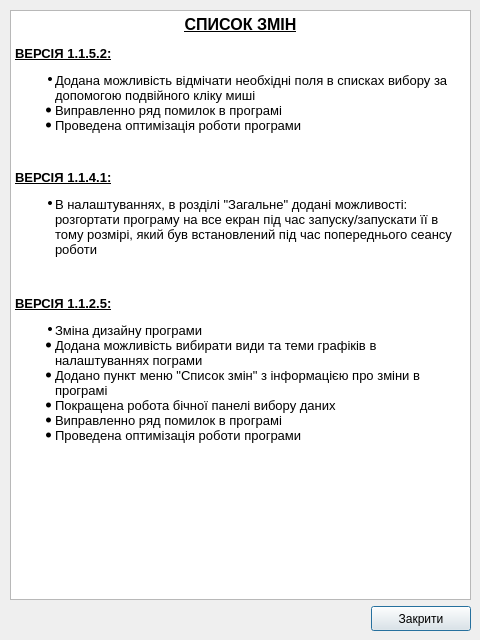
<?xml version="1.0" encoding="UTF-8"?>
<ui version="4.0">
 <class>ChangeList</class>
 <widget class="QDialog" name="ChangeList">
  <property name="geometry">
   <rect>
    <x>0</x>
    <y>0</y>
    <width>480</width>
    <height>640</height>
   </rect>
  </property>
  <property name="windowTitle">
   <string>Опис версій</string>
  </property>
  <widget class="QWidget" name="layoutWidget">
   <property name="geometry">
    <rect>
     <x>10</x>
     <y>10</y>
     <width>461</width>
     <height>621</height>
    </rect>
   </property>
   <layout class="QVBoxLayout" name="verticalLayout">
    <item>
     <widget class="QTextBrowser" name="textBrowser">
      <property name="html">
       <string>&lt;!DOCTYPE HTML PUBLIC &quot;-//W3C//DTD HTML 4.0//EN&quot; &quot;http://www.w3.org/TR/REC-html40/strict.dtd&quot;&gt;
&lt;html&gt;&lt;head&gt;&lt;meta name=&quot;qrichtext&quot; content=&quot;1&quot; /&gt;&lt;style type=&quot;text/css&quot;&gt;
p, li { white-space: pre-wrap; }
&lt;/style&gt;&lt;/head&gt;&lt;body style=&quot; font-family:'MS Shell Dlg 2'; font-size:8.25pt; font-weight:400; font-style:normal;&quot;&gt;
&lt;p align=&quot;center&quot; style=&quot; margin-top:12px; margin-bottom:12px; margin-left:0px; margin-right:0px; -qt-block-indent:0; text-indent:0px;&quot;&gt;&lt;span style=&quot; font-family:'Segoe UI'; font-size:12pt; font-weight:600; text-decoration: underline;&quot;&gt;СПИСОК ЗМІН&lt;/span&gt;&lt;/p&gt;
&lt;p align=&quot;justify&quot; style=&quot; margin-top:12px; margin-bottom:12px; margin-left:0px; margin-right:0px; -qt-block-indent:0; text-indent:0px;&quot;&gt;&lt;span style=&quot; font-family:'Segoe UI'; font-size:10pt; font-weight:600; text-decoration: underline;&quot;&gt;ВЕРСІЯ 1.1.5.2:&lt;/span&gt;&lt;/p&gt;
&lt;ul style=&quot;margin-top: 0px; margin-bottom: 0px; margin-left: 0px; margin-right: 0px; -qt-list-indent: 1;&quot;&gt;&lt;li style=&quot; font-family:'Segoe UI'; font-size:8pt;&quot; style=&quot; margin-top:12px; margin-bottom:0px; margin-left:0px; margin-right:0px; -qt-block-indent:0; text-indent:0px;&quot;&gt;&lt;span style=&quot; font-size:10pt;&quot;&gt;Додана можливість відмічати необхідні поля в списках вибору за допомогою подвійного кліку миші&lt;/span&gt;&lt;/li&gt;&lt;/ul&gt;
&lt;ul style=&quot;margin-top: 0px; margin-bottom: 0px; margin-left: 0px; margin-right: 0px; -qt-list-indent: 1;&quot;&gt;&lt;li style=&quot; font-family:'Segoe UI'; font-size:10pt;&quot; style=&quot; margin-top:0px; margin-bottom:0px; margin-left:0px; margin-right:0px; -qt-block-indent:0; text-indent:0px;&quot;&gt;Виправленно ряд помилок в програмі &lt;/li&gt;
&lt;li style=&quot; font-family:'Segoe UI'; font-size:10pt;&quot; style=&quot; margin-top:0px; margin-bottom:12px; margin-left:0px; margin-right:0px; -qt-block-indent:0; text-indent:0px;&quot;&gt;Проведена оптимізація роботи програми&lt;/li&gt;&lt;/ul&gt;
&lt;p align=&quot;justify&quot; style=&quot;-qt-paragraph-type:empty; margin-top:12px; margin-bottom:12px; margin-left:0px; margin-right:0px; -qt-block-indent:0; text-indent:0px;&quot;&gt;&lt;br /&gt;&lt;/p&gt;
&lt;p align=&quot;justify&quot; style=&quot; margin-top:12px; margin-bottom:12px; margin-left:0px; margin-right:0px; -qt-block-indent:0; text-indent:0px;&quot;&gt;&lt;span style=&quot; font-family:'Segoe UI'; font-size:10pt; font-weight:600; text-decoration: underline;&quot;&gt;ВЕРСІЯ 1.1.4.1:&lt;/span&gt;&lt;/p&gt;
&lt;ul style=&quot;margin-top: 0px; margin-bottom: 0px; margin-left: 0px; margin-right: 0px; -qt-list-indent: 1;&quot;&gt;&lt;li style=&quot; font-family:'Segoe UI'; font-size:8pt;&quot; style=&quot; margin-top:12px; margin-bottom:0px; margin-left:0px; margin-right:0px; -qt-block-indent:0; text-indent:0px;&quot;&gt;&lt;span style=&quot; font-size:10pt;&quot;&gt;В налаштуваннях, в розділі &amp;quot;Загальне&amp;quot; додані можливості: розгортати програму на все екран під час запуску/запускати її в тому розмірі, який був встановлений під час попереднього сеансу роботи&lt;/span&gt;&lt;/li&gt;&lt;/ul&gt;
&lt;p style=&quot;-qt-paragraph-type:empty; margin-top:12px; margin-bottom:0px; margin-left:0px; margin-right:0px; -qt-block-indent:1; text-indent:0px; font-family:'Segoe UI'; font-size:10pt;&quot;&gt;&lt;br /&gt;&lt;/p&gt;
&lt;p align=&quot;justify&quot; style=&quot; margin-top:12px; margin-bottom:12px; margin-left:0px; margin-right:0px; -qt-block-indent:0; text-indent:0px;&quot;&gt;&lt;span style=&quot; font-family:'Segoe UI'; font-size:10pt; font-weight:600; text-decoration: underline;&quot;&gt;ВЕРСІЯ 1.1.2.5:&lt;/span&gt;&lt;/p&gt;
&lt;ul style=&quot;margin-top: 0px; margin-bottom: 0px; margin-left: 0px; margin-right: 0px; -qt-list-indent: 1;&quot;&gt;&lt;li style=&quot; font-family:'Segoe UI'; font-size:8pt;&quot; style=&quot; margin-top:12px; margin-bottom:0px; margin-left:0px; margin-right:0px; -qt-block-indent:0; text-indent:0px;&quot;&gt;&lt;span style=&quot; font-size:10pt;&quot;&gt;Зміна дизайну програми &lt;/span&gt;&lt;/li&gt;
&lt;li style=&quot; font-family:'Segoe UI'; font-size:10pt;&quot; style=&quot; margin-top:0px; margin-bottom:0px; margin-left:0px; margin-right:0px; -qt-block-indent:0; text-indent:0px;&quot;&gt;Додана можливість вибирати види та теми графіків в налаштуваннях пограми &lt;/li&gt;
&lt;li style=&quot; font-family:'Segoe UI'; font-size:10pt;&quot; style=&quot; margin-top:0px; margin-bottom:0px; margin-left:0px; margin-right:0px; -qt-block-indent:0; text-indent:0px;&quot;&gt;Додано пункт меню &amp;quot;Список змін&amp;quot; з інформацією про зміни в програмі&lt;/li&gt;
&lt;li style=&quot; font-family:'Segoe UI'; font-size:10pt;&quot; style=&quot; margin-top:0px; margin-bottom:0px; margin-left:0px; margin-right:0px; -qt-block-indent:0; text-indent:0px;&quot;&gt;Покращена робота бічної панелі вибору даних&lt;/li&gt;
&lt;li style=&quot; font-family:'Segoe UI'; font-size:10pt;&quot; style=&quot; margin-top:0px; margin-bottom:0px; margin-left:0px; margin-right:0px; -qt-block-indent:0; text-indent:0px;&quot;&gt;Виправленно ряд помилок в програмі &lt;/li&gt;
&lt;li style=&quot; font-family:'Segoe UI'; font-size:10pt;&quot; style=&quot; margin-top:0px; margin-bottom:12px; margin-left:0px; margin-right:0px; -qt-block-indent:0; text-indent:0px;&quot;&gt;Проведена оптимізація роботи програми&lt;/li&gt;&lt;/ul&gt;&lt;/body&gt;&lt;/html&gt;</string>
      </property>
     </widget>
    </item>
    <item>
     <layout class="QHBoxLayout" name="horizontalLayout">
      <item>
       <spacer name="horizontalSpacer">
        <property name="orientation">
         <enum>Qt::Horizontal</enum>
        </property>
        <property name="sizeHint" stdset="0">
         <size>
          <width>40</width>
          <height>20</height>
         </size>
        </property>
       </spacer>
      </item>
      <item>
       <widget class="QPushButton" name="Close">
        <property name="sizePolicy">
         <sizepolicy hsizetype="Fixed" vsizetype="Fixed">
          <horstretch>0</horstretch>
          <verstretch>0</verstretch>
         </sizepolicy>
        </property>
        <property name="minimumSize">
         <size>
          <width>100</width>
          <height>25</height>
         </size>
        </property>
        <property name="maximumSize">
         <size>
          <width>100</width>
          <height>25</height>
         </size>
        </property>
        <property name="font">
         <font>
          <family>Segoe UI</family>
         </font>
        </property>
        <property name="text">
         <string>Закрити</string>
        </property>
       </widget>
      </item>
     </layout>
    </item>
   </layout>
  </widget>
 </widget>
 <resources/>
 <connections/>
</ui>
